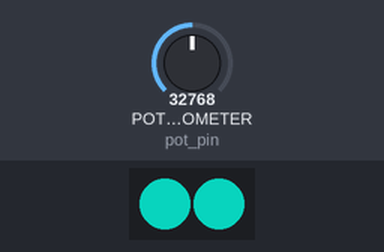
Recording of a program running on a simulated CircuitPython board. On the bench: 2 RGB LEDs in strip order, left to right. The test bench sets the inputs (shaded band); at power-on: POTENTIOMETER (pot_pin) = 32768 (analog values on the 0–65535 scale). Dim RGB values are drawn brighter than linear; USB keyboard and mouse output is not drawn.

Above: at 1.2 s.
1.3 s: POTENTIOMETER (pot_pin) set to 15696
At 1.7 s:
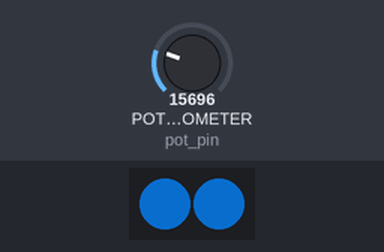
2.8 s: POTENTIOMETER (pot_pin) set to 14224
At 3.8 s:
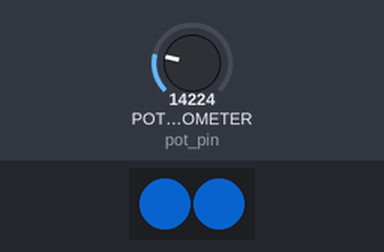
4.3 s: POTENTIOMETER (pot_pin) set to 65535
At 5.2 s:
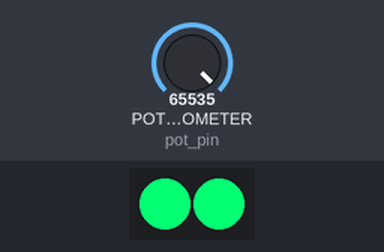
Timing chart, 0 to 7.3 s (numbered marks = the images above; inputs shaded):
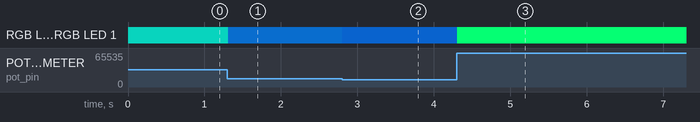

The program:

code.py
```python
import time
import board
import analogio
import usb_hid
import neopixel
from adafruit_hid.consumer_control import ConsumerControl
from adafruit_hid.consumer_control_code import ConsumerControlCode

pixels = neopixel.NeoPixel(board.NEOPIXEL, 2, brightness=1.0, auto_write=False)
cc = ConsumerControl(usb_hid.devices)
pot_pin = analogio.AnalogIn(board.POTENTIOMETER) # Assuming the slider is on A0
pot_previous = pot_pin.value
sensitivity = 2800 # Adjust this value to set the volume step

while True:
    pot_current = pot_pin.value
    brightness = pot_current >> 8
    pixels.fill((5, brightness, 115,))
    pixels.show()
    if pot_current > pot_previous + sensitivity:
        cc.send(ConsumerControlCode.VOLUME_INCREMENT)
        pot_previous = pot_current
    elif pot_current < pot_previous - sensitivity:
        cc.send(ConsumerControlCode.VOLUME_DECREMENT)
        pot_previous = pot_current
    time.sleep(0.01)
```

Measured:
- after the input at 1.3 s, RGB LED 0, RGB LED 1: RGB(5, 128, 115) → RGB(5, 61, 115) at once
- after the input at 2.8 s, RGB LED 0, RGB LED 1: RGB(5, 61, 115) → RGB(5, 55, 115) at once
- after the input at 4.3 s, RGB LED 0, RGB LED 1: RGB(5, 55, 115) → RGB(5, 255, 115) at once
